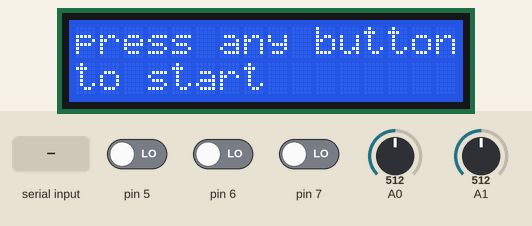
Recording of a sketch running on a simulated Arduino Uno, built with avr-gcc and run on an emulated ATmega328P. Shown: 16×2 character LCD. Inputs (shaded band) come from the test bench; at power-on: pin 5 LOW, pin 6 LOW, pin 7 LOW, A0 = 512, A1 = 512. What the sketch prints to the serial monitor is not drawn.

Above: at 1.6 s.
1.7 s: "4\n" received over Serial
At 2.5 s:
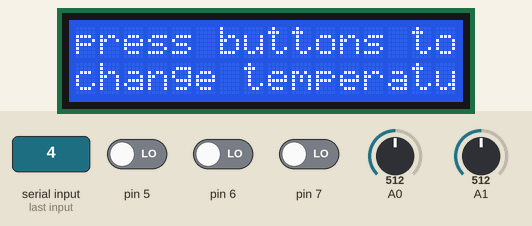
4.2 s: "90,45\n" received over Serial
At 4.5 s:
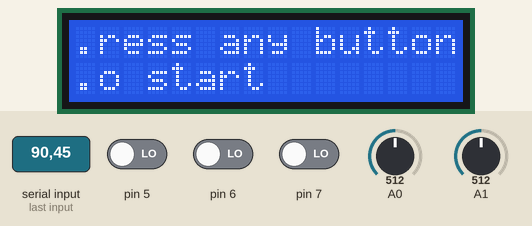
6.7 s: "1\n" received over Serial
At 7.5 s:
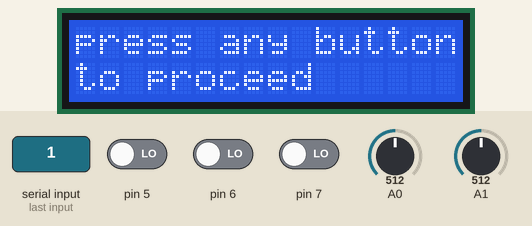
9.2 s: "2\n" received over Serial
At 9.7 s:
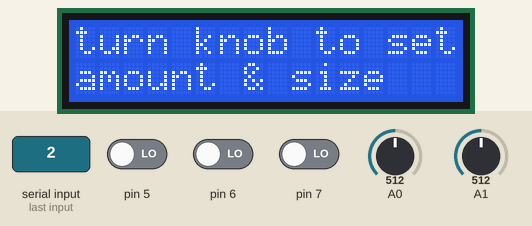
11.7 s: "3\n" received over Serial
At 12.5 s:
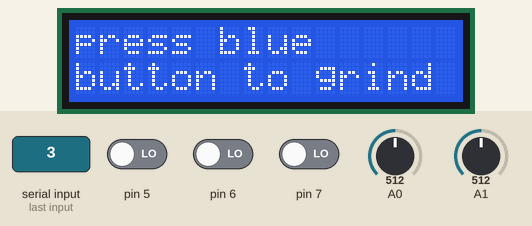
14.2 s: "5\n" received over Serial
At 14.7 s:
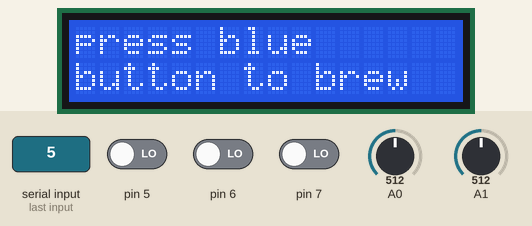
Timing chart, 0 to 17.2 s (numbered marks = the images above; inputs shaded):
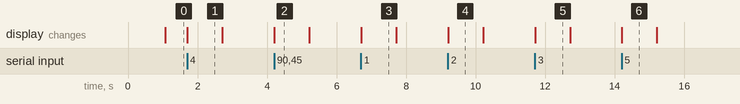

The sketch:

final_arduino_code.ino
```cpp
#include <LiquidCrystal.h>          //the liquid crystal library contains commands for printing to the display

LiquidCrystal lcd(13, 12, 11, 10, 9, 8);   // tell the RedBoard what pins are connected to the display

void setup() {

  lcd.begin(16, 2);                 //tell the lcd library that we are using a display that is 16 characters wide and 2 characters high
  lcd.clear();  //clear the display

  Serial.begin(9600);
  pinMode(6, INPUT);
  pinMode(5, INPUT);
   pinMode(7, INPUT);

}

void loop() {

  String text = ".";
  String text2 = ".";

   int instructionval = 0;
  // wait for data from p5 before doing something
 //while (Serial.available()) {
     instructionval = Serial.parseInt();

  if (instructionval == 0){
      text= "press any button  ";
      text2= "to start         ";
    }

    if (instructionval == 1){
      text= "press any button  ";
      text2= "to proceed       ";
    }

 if (instructionval == 2){
     text= "turn knob to set  ";
      text2= "amount & size    ";
    }

 if (instructionval == 3){
     text= "press blue       ";
      text2= "button to grind       ";
    }

     if (instructionval == 4){
     text= "press buttons to   ";
      text2= "change temperature";
    }

      if (instructionval == 5){
     text= "press blue       ";
      text2= "button to brew       ";
    }

     if (instructionval == 6){
     text= "press any button";
      text2= "to play again     ";
     }
  //  }

lcd.setCursor(0, 0);              //set the cursor to the 0,0 position (top left corner)
  lcd.print(text);       //print hello, world! starting at that position

  lcd.setCursor(0, 1);              //move the cursor to the first space of the bottom row
  lcd.print(text2);


      int button = digitalRead(7);
      int button2 = digitalRead(6);
      int button3 = digitalRead(5);
      int potvalue = analogRead(A0);
      int potvalue2 = analogRead(A1);

      Serial.print(button);
      Serial.print(',');
      Serial.print(button2);
      Serial.print(',');
      Serial.print(button3);
      Serial.print(',');
      Serial.print(potvalue);
      Serial.print(',');
      Serial.println(potvalue2);

    }
 // }
//}
```

Measured:
- after the input at 1.7 s, the display: changes at once (image 1)
- after the input at 4.2 s, the display: changes at once (image 2)
- after the input at 6.7 s, the display: changes at once (image 3)
- after the input at 9.2 s, the display: changes at once (image 4)
- after the input at 11.7 s, the display: changes at once (image 5)
- after the input at 14.2 s, the display: changes at once (image 6)
- what the display in image 1 shows lasts 1.0 s, from 1.7 s to 2.7 s
